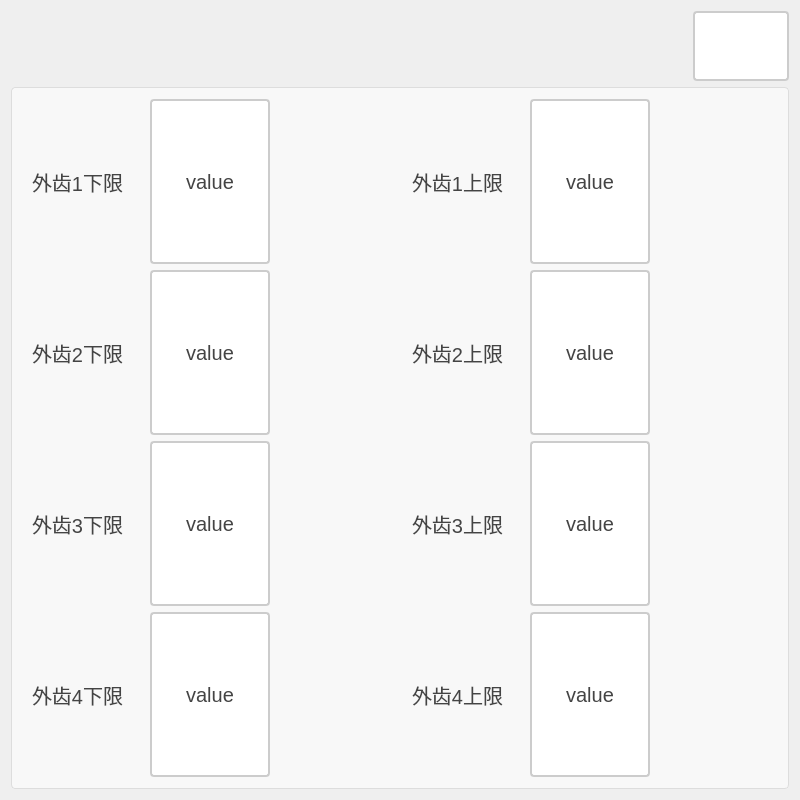
<?xml version="1.0" encoding="UTF-8"?>
<ui version="4.0">
 <class>DlgLimitClass</class>
 <widget class="QDialog" name="DlgLimitClass">
  <property name="geometry">
   <rect>
    <x>0</x>
    <y>0</y>
    <width>800</width>
    <height>800</height>
   </rect>
  </property>
  <property name="windowTitle">
   <string>DlgLimit</string>
  </property>
  <layout class="QGridLayout" name="gridLayout_2">
   <item row="0" column="0">
    <layout class="QVBoxLayout" name="verticalLayout" stretch="4">
     <item>
      <layout class="QVBoxLayout" name="verticalLayout_16" stretch="1,10">
       <item>
        <layout class="QHBoxLayout" name="horizontalLayout_14" stretch="8,1">
         <item>
          <spacer name="horizontalSpacer">
           <property name="orientation">
            <enum>Qt::Orientation::Horizontal</enum>
           </property>
           <property name="sizeHint" stdset="0">
            <size>
             <width>40</width>
             <height>20</height>
            </size>
           </property>
          </spacer>
         </item>
         <item>
          <widget class="QPushButton" name="btn_close">
           <property name="sizePolicy">
            <sizepolicy hsizetype="Minimum" vsizetype="Minimum">
             <horstretch>0</horstretch>
             <verstretch>0</verstretch>
            </sizepolicy>
           </property>
           <property name="styleSheet">
            <string notr="true">QPushButton {
    padding: 6px 14px;
    border: 2px solid #CCC;
    border-radius: 4px;
    background-color: white;
    color: #444;
	font-size:24px;
    qproperty-icon: url(:/icons/closeBlack.png);  
    qproperty-iconSize: 30px 30px;
}

QPushButton:hover {
    background-color: #ff6666;
}

QPushButton:pressed {
    background-color: #cc0000;
}
</string>
           </property>
           <property name="text">
            <string/>
           </property>
          </widget>
         </item>
        </layout>
       </item>
       <item>
        <layout class="QHBoxLayout" name="horizontalLayout_17" stretch="1">
         <item>
          <widget class="QGroupBox" name="groupBox_14">
           <property name="styleSheet">
            <string notr="true">QGroupBox {
    border: 1px solid #DDD;
    border-radius: 4px;
    font: bold 14px;
    color: #666;
    background-color: #F8F8F8;
}

QGroupBox::title {
    subcontrol-origin: margin;
    subcontrol-position: top left;
    left: 10px;
    padding: 0 5px;
}</string>
           </property>
           <property name="title">
            <string/>
           </property>
           <layout class="QGridLayout" name="gridLayout">
            <item row="0" column="0">
             <layout class="QVBoxLayout" name="verticalLayout_2">
              <item>
               <layout class="QHBoxLayout" name="horizontalLayout_2">
                <item>
                 <layout class="QHBoxLayout" name="horizontalLayout_25" stretch="1,1,1">
                  <item>
                   <widget class="QLabel" name="lb_pidaiduibiyanse_3">
                    <property name="styleSheet">
                     <string notr="true">/* 基础标签样式 */
QLabel {
    color: #444444;          /* 主文字色 */
    font-size: 20px;         /* 标准字号 */
    background: transparent; /* 透明背景 */
    padding: 2px 4px;        /* 基础内边距 */
}

/* 标题样式 */
QLabel.title {
    font-size: 16px;
    font-weight: 600;
    color: #333333;
    border-bottom: 1px solid #DDDDDD; /* 下划线装饰 */
    padding-bottom: 4px;
}

/* 副标题/次要文本 */
QLabel.subtitle {
    color: #666666;
    font-size: 13px;
    font-style: italic;
}

/* 强调文本 */
QLabel.emphasis {
    color: #333333;
    font-weight: 500;
    background-color: #F5F5F5;
    border-radius: 3px;
    padding: 4px 8px;
}

/* 状态标签（成功/警告/错误） */
QLabel[state=&quot;success&quot;] {
    color: #228B22;          /* 森林绿 */
    border-left: 3px solid #228B22;
    padding-left: 8px;
}

QLabel[state=&quot;warning&quot;] {
    color: #FF8C00;          /* 暗橙 */
    border-left: 3px solid #FF8C00;
    padding-left: 8px;
}

QLabel[state=&quot;error&quot;] {
    color: #B22222;          /* 砖红 */
    border-left: 3px solid #B22222;
    padding-left: 8px;
}

/* 数据展示标签 */
QLabel.data {
    color: #2F4F4F;          /* 深石板灰 */
    font-family: monospace;
    border: 1px solid #E0E0E0;
    background-color: #FFFFFF;
    padding: 6px 12px;
    border-radius: 4px;
}

/* 禁用状态 */
QLabel:disabled {
    color: #AAAAAA;
    background-color: transparent;
}

/* 链接样式（伪链接效果） */
QLabel.link {
    color: #4682B4;          /* 钢蓝 */
    text-decoration: underline;
    border-bottom: 1px dotted #4682B4;
}

/* 图标标签 */
QLabel.icon {
    qproperty-alignment: AlignCenter;
    border: 1px solid #E0E0E0;
    border-radius: 4px;
    background-color: #FFFFFF;
    padding: 12px;
}</string>
                    </property>
                    <property name="text">
                     <string>外齿1下限</string>
                    </property>
                   </widget>
                  </item>
                  <item>
                   <widget class="QPushButton" name="btn_waichi1xiaxian">
                    <property name="sizePolicy">
                     <sizepolicy hsizetype="Minimum" vsizetype="Minimum">
                      <horstretch>0</horstretch>
                      <verstretch>0</verstretch>
                     </sizepolicy>
                    </property>
                    <property name="styleSheet">
                     <string notr="true">QPushButton {
    padding: 6px 14px;
    border: 2px solid #CCC;
    border-radius: 4px;
    background-color: white;
    color: #444;
	font-size:20px;
}

QPushButton:hover {
    border-color: #999;
    background-color: #F5F5F5;
}

QPushButton:pressed {
    border-color: #777;
    background-color: #EEE;
}</string>
                    </property>
                    <property name="text">
                     <string>value</string>
                    </property>
                   </widget>
                  </item>
                  <item>
                   <widget class="QLabel" name="lb_pidaiduibiyanseUnit_3">
                    <property name="styleSheet">
                     <string notr="true">/* 基础标签样式 */
QLabel {
    color: #444444;          /* 主文字色 */
    font-size: 20px;         /* 标准字号 */
    background: transparent; /* 透明背景 */
    padding: 2px 4px;        /* 基础内边距 */
}

/* 标题样式 */
QLabel.title {
    font-size: 16px;
    font-weight: 600;
    color: #333333;
    border-bottom: 1px solid #DDDDDD; /* 下划线装饰 */
    padding-bottom: 4px;
}

/* 副标题/次要文本 */
QLabel.subtitle {
    color: #666666;
    font-size: 13px;
    font-style: italic;
}

/* 强调文本 */
QLabel.emphasis {
    color: #333333;
    font-weight: 500;
    background-color: #F5F5F5;
    border-radius: 3px;
    padding: 4px 8px;
}

/* 状态标签（成功/警告/错误） */
QLabel[state=&quot;success&quot;] {
    color: #228B22;          /* 森林绿 */
    border-left: 3px solid #228B22;
    padding-left: 8px;
}

QLabel[state=&quot;warning&quot;] {
    color: #FF8C00;          /* 暗橙 */
    border-left: 3px solid #FF8C00;
    padding-left: 8px;
}

QLabel[state=&quot;error&quot;] {
    color: #B22222;          /* 砖红 */
    border-left: 3px solid #B22222;
    padding-left: 8px;
}

/* 数据展示标签 */
QLabel.data {
    color: #2F4F4F;          /* 深石板灰 */
    font-family: monospace;
    border: 1px solid #E0E0E0;
    background-color: #FFFFFF;
    padding: 6px 12px;
    border-radius: 4px;
}

/* 禁用状态 */
QLabel:disabled {
    color: #AAAAAA;
    background-color: transparent;
}

/* 链接样式（伪链接效果） */
QLabel.link {
    color: #4682B4;          /* 钢蓝 */
    text-decoration: underline;
    border-bottom: 1px dotted #4682B4;
}

/* 图标标签 */
QLabel.icon {
    qproperty-alignment: AlignCenter;
    border: 1px solid #E0E0E0;
    border-radius: 4px;
    background-color: #FFFFFF;
    padding: 12px;
}</string>
                    </property>
                    <property name="text">
                     <string/>
                    </property>
                   </widget>
                  </item>
                 </layout>
                </item>
                <item>
                 <layout class="QHBoxLayout" name="horizontalLayout_10" stretch="1,1,1">
                  <item>
                   <widget class="QLabel" name="lb_xiangsudangliang">
                    <property name="styleSheet">
                     <string notr="true">/* 基础标签样式 */
QLabel {
    color: #444444;          /* 主文字色 */
    font-size: 20px;         /* 标准字号 */
    background: transparent; /* 透明背景 */
    padding: 2px 4px;        /* 基础内边距 */
}

/* 标题样式 */
QLabel.title {
    font-size: 16px;
    font-weight: 600;
    color: #333333;
    border-bottom: 1px solid #DDDDDD; /* 下划线装饰 */
    padding-bottom: 4px;
}

/* 副标题/次要文本 */
QLabel.subtitle {
    color: #666666;
    font-size: 13px;
    font-style: italic;
}

/* 强调文本 */
QLabel.emphasis {
    color: #333333;
    font-weight: 500;
    background-color: #F5F5F5;
    border-radius: 3px;
    padding: 4px 8px;
}

/* 状态标签（成功/警告/错误） */
QLabel[state=&quot;success&quot;] {
    color: #228B22;          /* 森林绿 */
    border-left: 3px solid #228B22;
    padding-left: 8px;
}

QLabel[state=&quot;warning&quot;] {
    color: #FF8C00;          /* 暗橙 */
    border-left: 3px solid #FF8C00;
    padding-left: 8px;
}

QLabel[state=&quot;error&quot;] {
    color: #B22222;          /* 砖红 */
    border-left: 3px solid #B22222;
    padding-left: 8px;
}

/* 数据展示标签 */
QLabel.data {
    color: #2F4F4F;          /* 深石板灰 */
    font-family: monospace;
    border: 1px solid #E0E0E0;
    background-color: #FFFFFF;
    padding: 6px 12px;
    border-radius: 4px;
}

/* 禁用状态 */
QLabel:disabled {
    color: #AAAAAA;
    background-color: transparent;
}

/* 链接样式（伪链接效果） */
QLabel.link {
    color: #4682B4;          /* 钢蓝 */
    text-decoration: underline;
    border-bottom: 1px dotted #4682B4;
}

/* 图标标签 */
QLabel.icon {
    qproperty-alignment: AlignCenter;
    border: 1px solid #E0E0E0;
    border-radius: 4px;
    background-color: #FFFFFF;
    padding: 12px;
}</string>
                    </property>
                    <property name="text">
                     <string>外齿1上限</string>
                    </property>
                   </widget>
                  </item>
                  <item>
                   <widget class="QPushButton" name="btn_waichi1shangxian">
                    <property name="sizePolicy">
                     <sizepolicy hsizetype="Minimum" vsizetype="Minimum">
                      <horstretch>0</horstretch>
                      <verstretch>0</verstretch>
                     </sizepolicy>
                    </property>
                    <property name="styleSheet">
                     <string notr="true">QPushButton {
    padding: 6px 14px;
    border: 2px solid #CCC;
    border-radius: 4px;
    background-color: white;
    color: #444;
	font-size:20px;
}

QPushButton:hover {
    border-color: #999;
    background-color: #F5F5F5;
}

QPushButton:pressed {
    border-color: #777;
    background-color: #EEE;
}</string>
                    </property>
                    <property name="text">
                     <string>value</string>
                    </property>
                   </widget>
                  </item>
                  <item>
                   <widget class="QLabel" name="lb_xiangsudangliangUnit">
                    <property name="styleSheet">
                     <string notr="true">/* 基础标签样式 */
QLabel {
    color: #444444;          /* 主文字色 */
    font-size: 20px;         /* 标准字号 */
    background: transparent; /* 透明背景 */
    padding: 2px 4px;        /* 基础内边距 */
}

/* 标题样式 */
QLabel.title {
    font-size: 16px;
    font-weight: 600;
    color: #333333;
    border-bottom: 1px solid #DDDDDD; /* 下划线装饰 */
    padding-bottom: 4px;
}

/* 副标题/次要文本 */
QLabel.subtitle {
    color: #666666;
    font-size: 13px;
    font-style: italic;
}

/* 强调文本 */
QLabel.emphasis {
    color: #333333;
    font-weight: 500;
    background-color: #F5F5F5;
    border-radius: 3px;
    padding: 4px 8px;
}

/* 状态标签（成功/警告/错误） */
QLabel[state=&quot;success&quot;] {
    color: #228B22;          /* 森林绿 */
    border-left: 3px solid #228B22;
    padding-left: 8px;
}

QLabel[state=&quot;warning&quot;] {
    color: #FF8C00;          /* 暗橙 */
    border-left: 3px solid #FF8C00;
    padding-left: 8px;
}

QLabel[state=&quot;error&quot;] {
    color: #B22222;          /* 砖红 */
    border-left: 3px solid #B22222;
    padding-left: 8px;
}

/* 数据展示标签 */
QLabel.data {
    color: #2F4F4F;          /* 深石板灰 */
    font-family: monospace;
    border: 1px solid #E0E0E0;
    background-color: #FFFFFF;
    padding: 6px 12px;
    border-radius: 4px;
}

/* 禁用状态 */
QLabel:disabled {
    color: #AAAAAA;
    background-color: transparent;
}

/* 链接样式（伪链接效果） */
QLabel.link {
    color: #4682B4;          /* 钢蓝 */
    text-decoration: underline;
    border-bottom: 1px dotted #4682B4;
}

/* 图标标签 */
QLabel.icon {
    qproperty-alignment: AlignCenter;
    border: 1px solid #E0E0E0;
    border-radius: 4px;
    background-color: #FFFFFF;
    padding: 12px;
}</string>
                    </property>
                    <property name="text">
                     <string/>
                    </property>
                   </widget>
                  </item>
                 </layout>
                </item>
               </layout>
              </item>
              <item>
               <layout class="QHBoxLayout" name="horizontalLayout_7">
                <item>
                 <layout class="QHBoxLayout" name="horizontalLayout_23" stretch="1,1,1">
                  <item>
                   <widget class="QLabel" name="lb_xiangjiguangdianpingbishijian_2">
                    <property name="styleSheet">
                     <string notr="true">/* 基础标签样式 */
QLabel {
    color: #444444;          /* 主文字色 */
    font-size: 20px;         /* 标准字号 */
    background: transparent; /* 透明背景 */
    padding: 2px 4px;        /* 基础内边距 */
}

/* 标题样式 */
QLabel.title {
    font-size: 16px;
    font-weight: 600;
    color: #333333;
    border-bottom: 1px solid #DDDDDD; /* 下划线装饰 */
    padding-bottom: 4px;
}

/* 副标题/次要文本 */
QLabel.subtitle {
    color: #666666;
    font-size: 13px;
    font-style: italic;
}

/* 强调文本 */
QLabel.emphasis {
    color: #333333;
    font-weight: 500;
    background-color: #F5F5F5;
    border-radius: 3px;
    padding: 4px 8px;
}

/* 状态标签（成功/警告/错误） */
QLabel[state=&quot;success&quot;] {
    color: #228B22;          /* 森林绿 */
    border-left: 3px solid #228B22;
    padding-left: 8px;
}

QLabel[state=&quot;warning&quot;] {
    color: #FF8C00;          /* 暗橙 */
    border-left: 3px solid #FF8C00;
    padding-left: 8px;
}

QLabel[state=&quot;error&quot;] {
    color: #B22222;          /* 砖红 */
    border-left: 3px solid #B22222;
    padding-left: 8px;
}

/* 数据展示标签 */
QLabel.data {
    color: #2F4F4F;          /* 深石板灰 */
    font-family: monospace;
    border: 1px solid #E0E0E0;
    background-color: #FFFFFF;
    padding: 6px 12px;
    border-radius: 4px;
}

/* 禁用状态 */
QLabel:disabled {
    color: #AAAAAA;
    background-color: transparent;
}

/* 链接样式（伪链接效果） */
QLabel.link {
    color: #4682B4;          /* 钢蓝 */
    text-decoration: underline;
    border-bottom: 1px dotted #4682B4;
}

/* 图标标签 */
QLabel.icon {
    qproperty-alignment: AlignCenter;
    border: 1px solid #E0E0E0;
    border-radius: 4px;
    background-color: #FFFFFF;
    padding: 12px;
}</string>
                    </property>
                    <property name="text">
                     <string>外齿2下限</string>
                    </property>
                   </widget>
                  </item>
                  <item>
                   <widget class="QPushButton" name="btn_waichi2xiaxian">
                    <property name="sizePolicy">
                     <sizepolicy hsizetype="Minimum" vsizetype="Minimum">
                      <horstretch>0</horstretch>
                      <verstretch>0</verstretch>
                     </sizepolicy>
                    </property>
                    <property name="styleSheet">
                     <string notr="true">QPushButton {
    padding: 6px 14px;
    border: 2px solid #CCC;
    border-radius: 4px;
    background-color: white;
    color: #444;
	font-size:20px;
}

QPushButton:hover {
    border-color: #999;
    background-color: #F5F5F5;
}

QPushButton:pressed {
    border-color: #777;
    background-color: #EEE;
}</string>
                    </property>
                    <property name="text">
                     <string>value</string>
                    </property>
                   </widget>
                  </item>
                  <item>
                   <widget class="QLabel" name="lb_xiangjiguangdianpingbishijianUnit_2">
                    <property name="styleSheet">
                     <string notr="true">/* 基础标签样式 */
QLabel {
    color: #444444;          /* 主文字色 */
    font-size: 20px;         /* 标准字号 */
    background: transparent; /* 透明背景 */
    padding: 2px 4px;        /* 基础内边距 */
}

/* 标题样式 */
QLabel.title {
    font-size: 16px;
    font-weight: 600;
    color: #333333;
    border-bottom: 1px solid #DDDDDD; /* 下划线装饰 */
    padding-bottom: 4px;
}

/* 副标题/次要文本 */
QLabel.subtitle {
    color: #666666;
    font-size: 13px;
    font-style: italic;
}

/* 强调文本 */
QLabel.emphasis {
    color: #333333;
    font-weight: 500;
    background-color: #F5F5F5;
    border-radius: 3px;
    padding: 4px 8px;
}

/* 状态标签（成功/警告/错误） */
QLabel[state=&quot;success&quot;] {
    color: #228B22;          /* 森林绿 */
    border-left: 3px solid #228B22;
    padding-left: 8px;
}

QLabel[state=&quot;warning&quot;] {
    color: #FF8C00;          /* 暗橙 */
    border-left: 3px solid #FF8C00;
    padding-left: 8px;
}

QLabel[state=&quot;error&quot;] {
    color: #B22222;          /* 砖红 */
    border-left: 3px solid #B22222;
    padding-left: 8px;
}

/* 数据展示标签 */
QLabel.data {
    color: #2F4F4F;          /* 深石板灰 */
    font-family: monospace;
    border: 1px solid #E0E0E0;
    background-color: #FFFFFF;
    padding: 6px 12px;
    border-radius: 4px;
}

/* 禁用状态 */
QLabel:disabled {
    color: #AAAAAA;
    background-color: transparent;
}

/* 链接样式（伪链接效果） */
QLabel.link {
    color: #4682B4;          /* 钢蓝 */
    text-decoration: underline;
    border-bottom: 1px dotted #4682B4;
}

/* 图标标签 */
QLabel.icon {
    qproperty-alignment: AlignCenter;
    border: 1px solid #E0E0E0;
    border-radius: 4px;
    background-color: #FFFFFF;
    padding: 12px;
}</string>
                    </property>
                    <property name="text">
                     <string/>
                    </property>
                   </widget>
                  </item>
                 </layout>
                </item>
                <item>
                 <layout class="QHBoxLayout" name="horizontalLayout_24" stretch="1,1,1">
                  <item>
                   <widget class="QLabel" name="lb_pidaiduibiyanse_2">
                    <property name="styleSheet">
                     <string notr="true">/* 基础标签样式 */
QLabel {
    color: #444444;          /* 主文字色 */
    font-size: 20px;         /* 标准字号 */
    background: transparent; /* 透明背景 */
    padding: 2px 4px;        /* 基础内边距 */
}

/* 标题样式 */
QLabel.title {
    font-size: 16px;
    font-weight: 600;
    color: #333333;
    border-bottom: 1px solid #DDDDDD; /* 下划线装饰 */
    padding-bottom: 4px;
}

/* 副标题/次要文本 */
QLabel.subtitle {
    color: #666666;
    font-size: 13px;
    font-style: italic;
}

/* 强调文本 */
QLabel.emphasis {
    color: #333333;
    font-weight: 500;
    background-color: #F5F5F5;
    border-radius: 3px;
    padding: 4px 8px;
}

/* 状态标签（成功/警告/错误） */
QLabel[state=&quot;success&quot;] {
    color: #228B22;          /* 森林绿 */
    border-left: 3px solid #228B22;
    padding-left: 8px;
}

QLabel[state=&quot;warning&quot;] {
    color: #FF8C00;          /* 暗橙 */
    border-left: 3px solid #FF8C00;
    padding-left: 8px;
}

QLabel[state=&quot;error&quot;] {
    color: #B22222;          /* 砖红 */
    border-left: 3px solid #B22222;
    padding-left: 8px;
}

/* 数据展示标签 */
QLabel.data {
    color: #2F4F4F;          /* 深石板灰 */
    font-family: monospace;
    border: 1px solid #E0E0E0;
    background-color: #FFFFFF;
    padding: 6px 12px;
    border-radius: 4px;
}

/* 禁用状态 */
QLabel:disabled {
    color: #AAAAAA;
    background-color: transparent;
}

/* 链接样式（伪链接效果） */
QLabel.link {
    color: #4682B4;          /* 钢蓝 */
    text-decoration: underline;
    border-bottom: 1px dotted #4682B4;
}

/* 图标标签 */
QLabel.icon {
    qproperty-alignment: AlignCenter;
    border: 1px solid #E0E0E0;
    border-radius: 4px;
    background-color: #FFFFFF;
    padding: 12px;
}</string>
                    </property>
                    <property name="text">
                     <string>外齿2上限</string>
                    </property>
                   </widget>
                  </item>
                  <item>
                   <widget class="QPushButton" name="btn_waichi2shangxian">
                    <property name="sizePolicy">
                     <sizepolicy hsizetype="Minimum" vsizetype="Minimum">
                      <horstretch>0</horstretch>
                      <verstretch>0</verstretch>
                     </sizepolicy>
                    </property>
                    <property name="styleSheet">
                     <string notr="true">QPushButton {
    padding: 6px 14px;
    border: 2px solid #CCC;
    border-radius: 4px;
    background-color: white;
    color: #444;
	font-size:20px;
}

QPushButton:hover {
    border-color: #999;
    background-color: #F5F5F5;
}

QPushButton:pressed {
    border-color: #777;
    background-color: #EEE;
}</string>
                    </property>
                    <property name="text">
                     <string>value</string>
                    </property>
                   </widget>
                  </item>
                  <item>
                   <widget class="QLabel" name="lb_pidaiduibiyanseUnit_2">
                    <property name="styleSheet">
                     <string notr="true">/* 基础标签样式 */
QLabel {
    color: #444444;          /* 主文字色 */
    font-size: 20px;         /* 标准字号 */
    background: transparent; /* 透明背景 */
    padding: 2px 4px;        /* 基础内边距 */
}

/* 标题样式 */
QLabel.title {
    font-size: 16px;
    font-weight: 600;
    color: #333333;
    border-bottom: 1px solid #DDDDDD; /* 下划线装饰 */
    padding-bottom: 4px;
}

/* 副标题/次要文本 */
QLabel.subtitle {
    color: #666666;
    font-size: 13px;
    font-style: italic;
}

/* 强调文本 */
QLabel.emphasis {
    color: #333333;
    font-weight: 500;
    background-color: #F5F5F5;
    border-radius: 3px;
    padding: 4px 8px;
}

/* 状态标签（成功/警告/错误） */
QLabel[state=&quot;success&quot;] {
    color: #228B22;          /* 森林绿 */
    border-left: 3px solid #228B22;
    padding-left: 8px;
}

QLabel[state=&quot;warning&quot;] {
    color: #FF8C00;          /* 暗橙 */
    border-left: 3px solid #FF8C00;
    padding-left: 8px;
}

QLabel[state=&quot;error&quot;] {
    color: #B22222;          /* 砖红 */
    border-left: 3px solid #B22222;
    padding-left: 8px;
}

/* 数据展示标签 */
QLabel.data {
    color: #2F4F4F;          /* 深石板灰 */
    font-family: monospace;
    border: 1px solid #E0E0E0;
    background-color: #FFFFFF;
    padding: 6px 12px;
    border-radius: 4px;
}

/* 禁用状态 */
QLabel:disabled {
    color: #AAAAAA;
    background-color: transparent;
}

/* 链接样式（伪链接效果） */
QLabel.link {
    color: #4682B4;          /* 钢蓝 */
    text-decoration: underline;
    border-bottom: 1px dotted #4682B4;
}

/* 图标标签 */
QLabel.icon {
    qproperty-alignment: AlignCenter;
    border: 1px solid #E0E0E0;
    border-radius: 4px;
    background-color: #FFFFFF;
    padding: 12px;
}</string>
                    </property>
                    <property name="text">
                     <string/>
                    </property>
                   </widget>
                  </item>
                 </layout>
                </item>
               </layout>
              </item>
              <item>
               <layout class="QHBoxLayout" name="horizontalLayout_8">
                <item>
                 <layout class="QHBoxLayout" name="horizontalLayout_32" stretch="1,1,1">
                  <item>
                   <widget class="QLabel" name="lb_baoguang">
                    <property name="styleSheet">
                     <string notr="true">/* 基础标签样式 */
QLabel {
    color: #444444;          /* 主文字色 */
    font-size: 20px;         /* 标准字号 */
    background: transparent; /* 透明背景 */
    padding: 2px 4px;        /* 基础内边距 */
}

/* 标题样式 */
QLabel.title {
    font-size: 16px;
    font-weight: 600;
    color: #333333;
    border-bottom: 1px solid #DDDDDD; /* 下划线装饰 */
    padding-bottom: 4px;
}

/* 副标题/次要文本 */
QLabel.subtitle {
    color: #666666;
    font-size: 13px;
    font-style: italic;
}

/* 强调文本 */
QLabel.emphasis {
    color: #333333;
    font-weight: 500;
    background-color: #F5F5F5;
    border-radius: 3px;
    padding: 4px 8px;
}

/* 状态标签（成功/警告/错误） */
QLabel[state=&quot;success&quot;] {
    color: #228B22;          /* 森林绿 */
    border-left: 3px solid #228B22;
    padding-left: 8px;
}

QLabel[state=&quot;warning&quot;] {
    color: #FF8C00;          /* 暗橙 */
    border-left: 3px solid #FF8C00;
    padding-left: 8px;
}

QLabel[state=&quot;error&quot;] {
    color: #B22222;          /* 砖红 */
    border-left: 3px solid #B22222;
    padding-left: 8px;
}

/* 数据展示标签 */
QLabel.data {
    color: #2F4F4F;          /* 深石板灰 */
    font-family: monospace;
    border: 1px solid #E0E0E0;
    background-color: #FFFFFF;
    padding: 6px 12px;
    border-radius: 4px;
}

/* 禁用状态 */
QLabel:disabled {
    color: #AAAAAA;
    background-color: transparent;
}

/* 链接样式（伪链接效果） */
QLabel.link {
    color: #4682B4;          /* 钢蓝 */
    text-decoration: underline;
    border-bottom: 1px dotted #4682B4;
}

/* 图标标签 */
QLabel.icon {
    qproperty-alignment: AlignCenter;
    border: 1px solid #E0E0E0;
    border-radius: 4px;
    background-color: #FFFFFF;
    padding: 12px;
}</string>
                    </property>
                    <property name="text">
                     <string>外齿3下限</string>
                    </property>
                   </widget>
                  </item>
                  <item>
                   <widget class="QPushButton" name="btn_waichi3xiaxian">
                    <property name="sizePolicy">
                     <sizepolicy hsizetype="Minimum" vsizetype="Minimum">
                      <horstretch>0</horstretch>
                      <verstretch>0</verstretch>
                     </sizepolicy>
                    </property>
                    <property name="styleSheet">
                     <string notr="true">QPushButton {
    padding: 6px 14px;
    border: 2px solid #CCC;
    border-radius: 4px;
    background-color: white;
    color: #444;
	font-size:20px;
}

QPushButton:hover {
    border-color: #999;
    background-color: #F5F5F5;
}

QPushButton:pressed {
    border-color: #777;
    background-color: #EEE;
}</string>
                    </property>
                    <property name="text">
                     <string>value</string>
                    </property>
                   </widget>
                  </item>
                  <item>
                   <widget class="QLabel" name="lb_baoguangUnit">
                    <property name="styleSheet">
                     <string notr="true">/* 基础标签样式 */
QLabel {
    color: #444444;          /* 主文字色 */
    font-size: 14px;         /* 标准字号 */
    background: transparent; /* 透明背景 */
    padding: 2px 4px;        /* 基础内边距 */
}

/* 标题样式 */
QLabel.title {
    font-size: 16px;
    font-weight: 600;
    color: #333333;
    border-bottom: 1px solid #DDDDDD; /* 下划线装饰 */
    padding-bottom: 4px;
}

/* 副标题/次要文本 */
QLabel.subtitle {
    color: #666666;
    font-size: 13px;
    font-style: italic;
}

/* 强调文本 */
QLabel.emphasis {
    color: #333333;
    font-weight: 500;
    background-color: #F5F5F5;
    border-radius: 3px;
    padding: 4px 8px;
}

/* 状态标签（成功/警告/错误） */
QLabel[state=&quot;success&quot;] {
    color: #228B22;          /* 森林绿 */
    border-left: 3px solid #228B22;
    padding-left: 8px;
}

QLabel[state=&quot;warning&quot;] {
    color: #FF8C00;          /* 暗橙 */
    border-left: 3px solid #FF8C00;
    padding-left: 8px;
}

QLabel[state=&quot;error&quot;] {
    color: #B22222;          /* 砖红 */
    border-left: 3px solid #B22222;
    padding-left: 8px;
}

/* 数据展示标签 */
QLabel.data {
    color: #2F4F4F;          /* 深石板灰 */
    font-family: monospace;
    border: 1px solid #E0E0E0;
    background-color: #FFFFFF;
    padding: 6px 12px;
    border-radius: 4px;
}

/* 禁用状态 */
QLabel:disabled {
    color: #AAAAAA;
    background-color: transparent;
}

/* 链接样式（伪链接效果） */
QLabel.link {
    color: #4682B4;          /* 钢蓝 */
    text-decoration: underline;
    border-bottom: 1px dotted #4682B4;
}

/* 图标标签 */
QLabel.icon {
    qproperty-alignment: AlignCenter;
    border: 1px solid #E0E0E0;
    border-radius: 4px;
    background-color: #FFFFFF;
    padding: 12px;
}</string>
                    </property>
                    <property name="text">
                     <string/>
                    </property>
                   </widget>
                  </item>
                 </layout>
                </item>
                <item>
                 <layout class="QHBoxLayout" name="horizontalLayout_36" stretch="1,1,1">
                  <item>
                   <widget class="QLabel" name="lb_zengyi">
                    <property name="styleSheet">
                     <string notr="true">/* 基础标签样式 */
QLabel {
    color: #444444;          /* 主文字色 */
    font-size: 20px;         /* 标准字号 */
    background: transparent; /* 透明背景 */
    padding: 2px 4px;        /* 基础内边距 */
}

/* 标题样式 */
QLabel.title {
    font-size: 16px;
    font-weight: 600;
    color: #333333;
    border-bottom: 1px solid #DDDDDD; /* 下划线装饰 */
    padding-bottom: 4px;
}

/* 副标题/次要文本 */
QLabel.subtitle {
    color: #666666;
    font-size: 13px;
    font-style: italic;
}

/* 强调文本 */
QLabel.emphasis {
    color: #333333;
    font-weight: 500;
    background-color: #F5F5F5;
    border-radius: 3px;
    padding: 4px 8px;
}

/* 状态标签（成功/警告/错误） */
QLabel[state=&quot;success&quot;] {
    color: #228B22;          /* 森林绿 */
    border-left: 3px solid #228B22;
    padding-left: 8px;
}

QLabel[state=&quot;warning&quot;] {
    color: #FF8C00;          /* 暗橙 */
    border-left: 3px solid #FF8C00;
    padding-left: 8px;
}

QLabel[state=&quot;error&quot;] {
    color: #B22222;          /* 砖红 */
    border-left: 3px solid #B22222;
    padding-left: 8px;
}

/* 数据展示标签 */
QLabel.data {
    color: #2F4F4F;          /* 深石板灰 */
    font-family: monospace;
    border: 1px solid #E0E0E0;
    background-color: #FFFFFF;
    padding: 6px 12px;
    border-radius: 4px;
}

/* 禁用状态 */
QLabel:disabled {
    color: #AAAAAA;
    background-color: transparent;
}

/* 链接样式（伪链接效果） */
QLabel.link {
    color: #4682B4;          /* 钢蓝 */
    text-decoration: underline;
    border-bottom: 1px dotted #4682B4;
}

/* 图标标签 */
QLabel.icon {
    qproperty-alignment: AlignCenter;
    border: 1px solid #E0E0E0;
    border-radius: 4px;
    background-color: #FFFFFF;
    padding: 12px;
}</string>
                    </property>
                    <property name="text">
                     <string>外齿3上限</string>
                    </property>
                   </widget>
                  </item>
                  <item>
                   <widget class="QPushButton" name="btn_waichi3shangxian">
                    <property name="sizePolicy">
                     <sizepolicy hsizetype="Minimum" vsizetype="Minimum">
                      <horstretch>0</horstretch>
                      <verstretch>0</verstretch>
                     </sizepolicy>
                    </property>
                    <property name="styleSheet">
                     <string notr="true">QPushButton {
    padding: 6px 14px;
    border: 2px solid #CCC;
    border-radius: 4px;
    background-color: white;
    color: #444;
	font-size:20px;
}

QPushButton:hover {
    border-color: #999;
    background-color: #F5F5F5;
}

QPushButton:pressed {
    border-color: #777;
    background-color: #EEE;
}</string>
                    </property>
                    <property name="text">
                     <string>value</string>
                    </property>
                   </widget>
                  </item>
                  <item>
                   <widget class="QLabel" name="lb_zengyiUnit">
                    <property name="styleSheet">
                     <string notr="true">/* 基础标签样式 */
QLabel {
    color: #444444;          /* 主文字色 */
    font-size: 14px;         /* 标准字号 */
    background: transparent; /* 透明背景 */
    padding: 2px 4px;        /* 基础内边距 */
}

/* 标题样式 */
QLabel.title {
    font-size: 16px;
    font-weight: 600;
    color: #333333;
    border-bottom: 1px solid #DDDDDD; /* 下划线装饰 */
    padding-bottom: 4px;
}

/* 副标题/次要文本 */
QLabel.subtitle {
    color: #666666;
    font-size: 13px;
    font-style: italic;
}

/* 强调文本 */
QLabel.emphasis {
    color: #333333;
    font-weight: 500;
    background-color: #F5F5F5;
    border-radius: 3px;
    padding: 4px 8px;
}

/* 状态标签（成功/警告/错误） */
QLabel[state=&quot;success&quot;] {
    color: #228B22;          /* 森林绿 */
    border-left: 3px solid #228B22;
    padding-left: 8px;
}

QLabel[state=&quot;warning&quot;] {
    color: #FF8C00;          /* 暗橙 */
    border-left: 3px solid #FF8C00;
    padding-left: 8px;
}

QLabel[state=&quot;error&quot;] {
    color: #B22222;          /* 砖红 */
    border-left: 3px solid #B22222;
    padding-left: 8px;
}

/* 数据展示标签 */
QLabel.data {
    color: #2F4F4F;          /* 深石板灰 */
    font-family: monospace;
    border: 1px solid #E0E0E0;
    background-color: #FFFFFF;
    padding: 6px 12px;
    border-radius: 4px;
}

/* 禁用状态 */
QLabel:disabled {
    color: #AAAAAA;
    background-color: transparent;
}

/* 链接样式（伪链接效果） */
QLabel.link {
    color: #4682B4;          /* 钢蓝 */
    text-decoration: underline;
    border-bottom: 1px dotted #4682B4;
}

/* 图标标签 */
QLabel.icon {
    qproperty-alignment: AlignCenter;
    border: 1px solid #E0E0E0;
    border-radius: 4px;
    background-color: #FFFFFF;
    padding: 12px;
}</string>
                    </property>
                    <property name="text">
                     <string/>
                    </property>
                   </widget>
                  </item>
                 </layout>
                </item>
               </layout>
              </item>
              <item>
               <layout class="QHBoxLayout" name="horizontalLayout_9">
                <item>
                 <layout class="QHBoxLayout" name="horizontalLayout_33" stretch="1,1,1">
                  <item>
                   <widget class="QLabel" name="lb_baoguang_2">
                    <property name="styleSheet">
                     <string notr="true">/* 基础标签样式 */
QLabel {
    color: #444444;          /* 主文字色 */
    font-size: 20px;         /* 标准字号 */
    background: transparent; /* 透明背景 */
    padding: 2px 4px;        /* 基础内边距 */
}

/* 标题样式 */
QLabel.title {
    font-size: 16px;
    font-weight: 600;
    color: #333333;
    border-bottom: 1px solid #DDDDDD; /* 下划线装饰 */
    padding-bottom: 4px;
}

/* 副标题/次要文本 */
QLabel.subtitle {
    color: #666666;
    font-size: 13px;
    font-style: italic;
}

/* 强调文本 */
QLabel.emphasis {
    color: #333333;
    font-weight: 500;
    background-color: #F5F5F5;
    border-radius: 3px;
    padding: 4px 8px;
}

/* 状态标签（成功/警告/错误） */
QLabel[state=&quot;success&quot;] {
    color: #228B22;          /* 森林绿 */
    border-left: 3px solid #228B22;
    padding-left: 8px;
}

QLabel[state=&quot;warning&quot;] {
    color: #FF8C00;          /* 暗橙 */
    border-left: 3px solid #FF8C00;
    padding-left: 8px;
}

QLabel[state=&quot;error&quot;] {
    color: #B22222;          /* 砖红 */
    border-left: 3px solid #B22222;
    padding-left: 8px;
}

/* 数据展示标签 */
QLabel.data {
    color: #2F4F4F;          /* 深石板灰 */
    font-family: monospace;
    border: 1px solid #E0E0E0;
    background-color: #FFFFFF;
    padding: 6px 12px;
    border-radius: 4px;
}

/* 禁用状态 */
QLabel:disabled {
    color: #AAAAAA;
    background-color: transparent;
}

/* 链接样式（伪链接效果） */
QLabel.link {
    color: #4682B4;          /* 钢蓝 */
    text-decoration: underline;
    border-bottom: 1px dotted #4682B4;
}

/* 图标标签 */
QLabel.icon {
    qproperty-alignment: AlignCenter;
    border: 1px solid #E0E0E0;
    border-radius: 4px;
    background-color: #FFFFFF;
    padding: 12px;
}</string>
                    </property>
                    <property name="text">
                     <string>外齿4下限</string>
                    </property>
                   </widget>
                  </item>
                  <item>
                   <widget class="QPushButton" name="btn_waichi4xiaxian">
                    <property name="sizePolicy">
                     <sizepolicy hsizetype="Minimum" vsizetype="Minimum">
                      <horstretch>0</horstretch>
                      <verstretch>0</verstretch>
                     </sizepolicy>
                    </property>
                    <property name="styleSheet">
                     <string notr="true">QPushButton {
    padding: 6px 14px;
    border: 2px solid #CCC;
    border-radius: 4px;
    background-color: white;
    color: #444;
	font-size:20px;
}

QPushButton:hover {
    border-color: #999;
    background-color: #F5F5F5;
}

QPushButton:pressed {
    border-color: #777;
    background-color: #EEE;
}</string>
                    </property>
                    <property name="text">
                     <string>value</string>
                    </property>
                   </widget>
                  </item>
                  <item>
                   <widget class="QLabel" name="lb_baoguangUnit_2">
                    <property name="styleSheet">
                     <string notr="true">/* 基础标签样式 */
QLabel {
    color: #444444;          /* 主文字色 */
    font-size: 14px;         /* 标准字号 */
    background: transparent; /* 透明背景 */
    padding: 2px 4px;        /* 基础内边距 */
}

/* 标题样式 */
QLabel.title {
    font-size: 16px;
    font-weight: 600;
    color: #333333;
    border-bottom: 1px solid #DDDDDD; /* 下划线装饰 */
    padding-bottom: 4px;
}

/* 副标题/次要文本 */
QLabel.subtitle {
    color: #666666;
    font-size: 13px;
    font-style: italic;
}

/* 强调文本 */
QLabel.emphasis {
    color: #333333;
    font-weight: 500;
    background-color: #F5F5F5;
    border-radius: 3px;
    padding: 4px 8px;
}

/* 状态标签（成功/警告/错误） */
QLabel[state=&quot;success&quot;] {
    color: #228B22;          /* 森林绿 */
    border-left: 3px solid #228B22;
    padding-left: 8px;
}

QLabel[state=&quot;warning&quot;] {
    color: #FF8C00;          /* 暗橙 */
    border-left: 3px solid #FF8C00;
    padding-left: 8px;
}

QLabel[state=&quot;error&quot;] {
    color: #B22222;          /* 砖红 */
    border-left: 3px solid #B22222;
    padding-left: 8px;
}

/* 数据展示标签 */
QLabel.data {
    color: #2F4F4F;          /* 深石板灰 */
    font-family: monospace;
    border: 1px solid #E0E0E0;
    background-color: #FFFFFF;
    padding: 6px 12px;
    border-radius: 4px;
}

/* 禁用状态 */
QLabel:disabled {
    color: #AAAAAA;
    background-color: transparent;
}

/* 链接样式（伪链接效果） */
QLabel.link {
    color: #4682B4;          /* 钢蓝 */
    text-decoration: underline;
    border-bottom: 1px dotted #4682B4;
}

/* 图标标签 */
QLabel.icon {
    qproperty-alignment: AlignCenter;
    border: 1px solid #E0E0E0;
    border-radius: 4px;
    background-color: #FFFFFF;
    padding: 12px;
}</string>
                    </property>
                    <property name="text">
                     <string/>
                    </property>
                   </widget>
                  </item>
                 </layout>
                </item>
                <item>
                 <layout class="QHBoxLayout" name="horizontalLayout_37" stretch="1,1,1">
                  <item>
                   <widget class="QLabel" name="lb_zengyi_2">
                    <property name="styleSheet">
                     <string notr="true">/* 基础标签样式 */
QLabel {
    color: #444444;          /* 主文字色 */
    font-size: 20px;         /* 标准字号 */
    background: transparent; /* 透明背景 */
    padding: 2px 4px;        /* 基础内边距 */
}

/* 标题样式 */
QLabel.title {
    font-size: 16px;
    font-weight: 600;
    color: #333333;
    border-bottom: 1px solid #DDDDDD; /* 下划线装饰 */
    padding-bottom: 4px;
}

/* 副标题/次要文本 */
QLabel.subtitle {
    color: #666666;
    font-size: 13px;
    font-style: italic;
}

/* 强调文本 */
QLabel.emphasis {
    color: #333333;
    font-weight: 500;
    background-color: #F5F5F5;
    border-radius: 3px;
    padding: 4px 8px;
}

/* 状态标签（成功/警告/错误） */
QLabel[state=&quot;success&quot;] {
    color: #228B22;          /* 森林绿 */
    border-left: 3px solid #228B22;
    padding-left: 8px;
}

QLabel[state=&quot;warning&quot;] {
    color: #FF8C00;          /* 暗橙 */
    border-left: 3px solid #FF8C00;
    padding-left: 8px;
}

QLabel[state=&quot;error&quot;] {
    color: #B22222;          /* 砖红 */
    border-left: 3px solid #B22222;
    padding-left: 8px;
}

/* 数据展示标签 */
QLabel.data {
    color: #2F4F4F;          /* 深石板灰 */
    font-family: monospace;
    border: 1px solid #E0E0E0;
    background-color: #FFFFFF;
    padding: 6px 12px;
    border-radius: 4px;
}

/* 禁用状态 */
QLabel:disabled {
    color: #AAAAAA;
    background-color: transparent;
}

/* 链接样式（伪链接效果） */
QLabel.link {
    color: #4682B4;          /* 钢蓝 */
    text-decoration: underline;
    border-bottom: 1px dotted #4682B4;
}

/* 图标标签 */
QLabel.icon {
    qproperty-alignment: AlignCenter;
    border: 1px solid #E0E0E0;
    border-radius: 4px;
    background-color: #FFFFFF;
    padding: 12px;
}</string>
                    </property>
                    <property name="text">
                     <string>外齿4上限</string>
                    </property>
                   </widget>
                  </item>
                  <item>
                   <widget class="QPushButton" name="btn_waichi4shangxian">
                    <property name="sizePolicy">
                     <sizepolicy hsizetype="Minimum" vsizetype="Minimum">
                      <horstretch>0</horstretch>
                      <verstretch>0</verstretch>
                     </sizepolicy>
                    </property>
                    <property name="styleSheet">
                     <string notr="true">QPushButton {
    padding: 6px 14px;
    border: 2px solid #CCC;
    border-radius: 4px;
    background-color: white;
    color: #444;
	font-size:20px;
}

QPushButton:hover {
    border-color: #999;
    background-color: #F5F5F5;
}

QPushButton:pressed {
    border-color: #777;
    background-color: #EEE;
}</string>
                    </property>
                    <property name="text">
                     <string>value</string>
                    </property>
                   </widget>
                  </item>
                  <item>
                   <widget class="QLabel" name="lb_zengyiUnit_2">
                    <property name="styleSheet">
                     <string notr="true">/* 基础标签样式 */
QLabel {
    color: #444444;          /* 主文字色 */
    font-size: 14px;         /* 标准字号 */
    background: transparent; /* 透明背景 */
    padding: 2px 4px;        /* 基础内边距 */
}

/* 标题样式 */
QLabel.title {
    font-size: 16px;
    font-weight: 600;
    color: #333333;
    border-bottom: 1px solid #DDDDDD; /* 下划线装饰 */
    padding-bottom: 4px;
}

/* 副标题/次要文本 */
QLabel.subtitle {
    color: #666666;
    font-size: 13px;
    font-style: italic;
}

/* 强调文本 */
QLabel.emphasis {
    color: #333333;
    font-weight: 500;
    background-color: #F5F5F5;
    border-radius: 3px;
    padding: 4px 8px;
}

/* 状态标签（成功/警告/错误） */
QLabel[state=&quot;success&quot;] {
    color: #228B22;          /* 森林绿 */
    border-left: 3px solid #228B22;
    padding-left: 8px;
}

QLabel[state=&quot;warning&quot;] {
    color: #FF8C00;          /* 暗橙 */
    border-left: 3px solid #FF8C00;
    padding-left: 8px;
}

QLabel[state=&quot;error&quot;] {
    color: #B22222;          /* 砖红 */
    border-left: 3px solid #B22222;
    padding-left: 8px;
}

/* 数据展示标签 */
QLabel.data {
    color: #2F4F4F;          /* 深石板灰 */
    font-family: monospace;
    border: 1px solid #E0E0E0;
    background-color: #FFFFFF;
    padding: 6px 12px;
    border-radius: 4px;
}

/* 禁用状态 */
QLabel:disabled {
    color: #AAAAAA;
    background-color: transparent;
}

/* 链接样式（伪链接效果） */
QLabel.link {
    color: #4682B4;          /* 钢蓝 */
    text-decoration: underline;
    border-bottom: 1px dotted #4682B4;
}

/* 图标标签 */
QLabel.icon {
    qproperty-alignment: AlignCenter;
    border: 1px solid #E0E0E0;
    border-radius: 4px;
    background-color: #FFFFFF;
    padding: 12px;
}</string>
                    </property>
                    <property name="text">
                     <string/>
                    </property>
                   </widget>
                  </item>
                 </layout>
                </item>
               </layout>
              </item>
             </layout>
            </item>
           </layout>
          </widget>
         </item>
        </layout>
       </item>
      </layout>
     </item>
    </layout>
   </item>
  </layout>
 </widget>
 <layoutdefault spacing="6" margin="11"/>
 <resources/>
 <connections/>
</ui>
